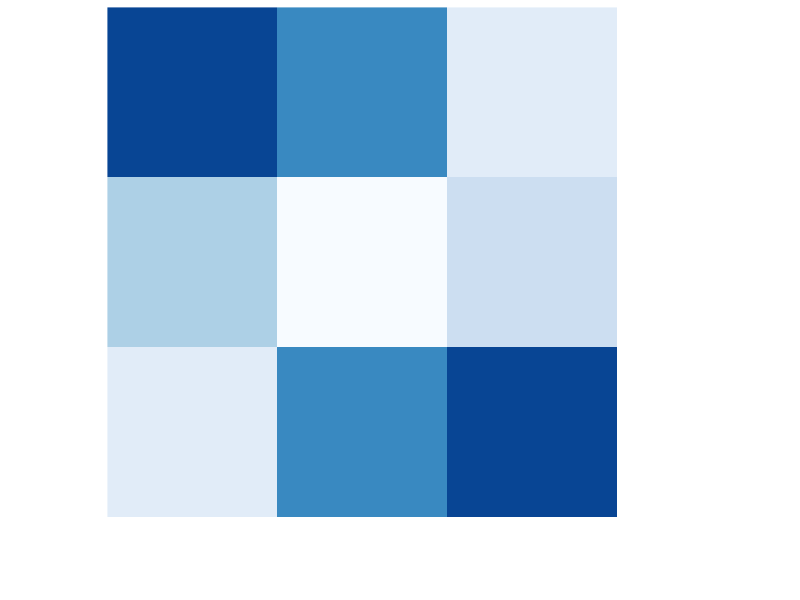

Recreate this plot in R.
require(RColorBrewer)

set.seed(1)

d = runif(9)
d_matrix = matrix(d, ncol = 3)

png(filename = "./images/heatmap_favicon.png", width = 5, height = 5, units = "in", res = 300)

heatmap(d_matrix, Colv = NA, Rowv = NA, 
        labRow = NA, labCol = NA, 
        scale="column",
        col= colorRampPalette(brewer.pal(8, "Blues"))(9))

dev.off()
